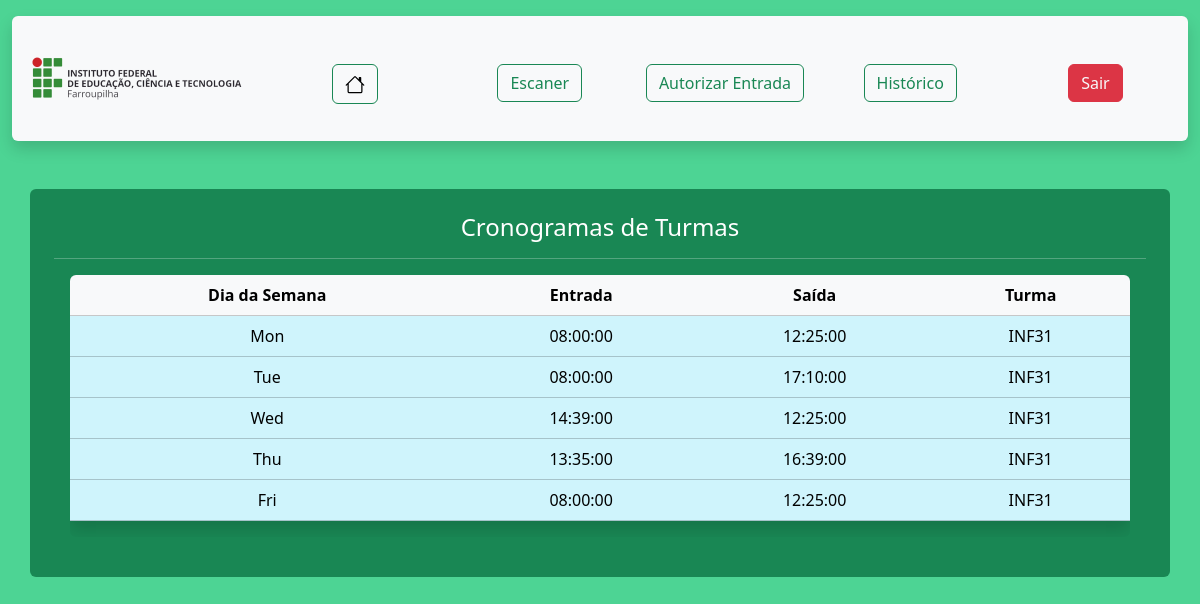
The page /Operador/visualizar_cronograma.php (signed in) on the database as committed earlier.
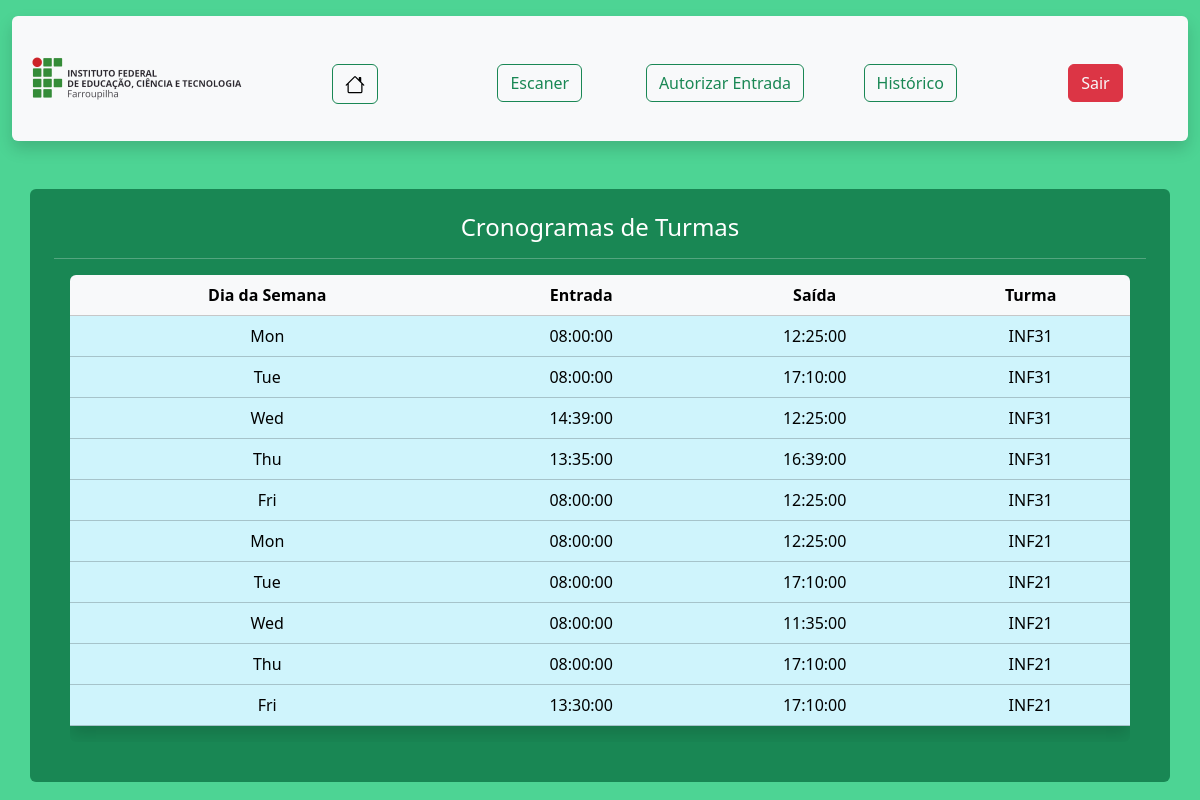
The same page on the database as committed later.
### tables this page shows
CREATE TABLE IF NOT EXISTS `cronograma` (
  `ID_cronos` int NOT NULL AUTO_INCREMENT,
  `dia_semana` char(3) NOT NULL,
  `hr_entrada` time NOT NULL,
  `hr_saida` time NOT NULL,
  `ID_turma` int NOT NULL,
  PRIMARY KEY (`ID_cronos`),
  KEY `ID_turma` (`ID_turma`) USING BTREE
);

CREATE TABLE IF NOT EXISTS `turma` (
  `ID_turma` int NOT NULL AUTO_INCREMENT,
  `nome_turma` char(6) NOT NULL,
  PRIMARY KEY (`ID_turma`)
);

### Operador/visualizar_cronograma.php (the view, shortened to what this page needs)
<!DOCTYPE html>
<html lang="pt-BR">
<HEAD>
    <link href="https://cdn.jsdelivr.net/npm/bootstrap@5.3.1/dist/css/bootstrap.min.css" rel="stylesheet">
</HEAD>
<BODY class="container-xxl" style="background-color: #4dd494 ;">
    <nav class="rounded shadow bg-light mt-3">
        <ul class="nav nav-pills nav-justified">
            <li class="nav-item"><img src="../logo.png" style="width:250px;" alt="logo"></img></li>
            <li class="nav-item mt-5"><button type="button" class="btn btn-outline-success"><a href="../operador.php" class="text-decoration-none text-black" aria-current="page">
            </a></button></li>
            <li class="nav-item mt-5"><a href="../QRcode/index.php" class="text-decoration-none btn btn-outline-success">Escaner</a></li>
            <li class="nav-item mt-5"><a href="../buscar_aluno.php" class="text-decoration-none btn btn-outline-success">Autorizar Entrada</a></li>
            <li class="nav-item mt-5"><a href="../historico.php" class="text-decoration-none btn btn-outline-success">Histórico</a></li>
            <li class="nav-item mt-5"><button type="button" class="btn btn-danger"><a href="../Login/sair.php" class="text-decoration-none text-light">Sair</a></button></li>
        </ul>
    </nav>
    <div class="container-sm mt-5 rounded p-4 text-bg-success text-center">
        <h4>Cronogramas de Turmas</h4>
        <hr>
        <?php
        include("../config.php");
        $sql = "SELECT * FROM cronograma AS cronos INNER JOIN turma AS tur
        ON cronos.ID_turma = tur.ID_turma ORDER BY ID_cronos ASC";
        $result = $connect->query($sql);
        $qtLinhas = $result->num_rows;
        if ($qtLinhas > 0) {
            print "<div class='rounded table-responsive text-center m-3'>";
            print "<table class='table table-info table-hover shadow'>";
            print "<thead class='table-light'>";
            print "<tr>";
            print "<th> Dia da Semana</td>";
            print "<th> Entrada </th>";
            print "<th> Saída </th>";
            print "<th> Turma </td>";
            print "</tr>";
            print "</thead>";
            while ($row = $result->fetch_object()) {
                print "<tbody>";
                print "<tr>";
                print "<td>" . $row->dia_semana . "</td>";
                print "<td>" . $row->hr_entrada . "</td>";
                print "<td>" . $row->hr_saida . "</td>";
                print "<td>" . $row->nome_turma . "</td>";
                print "</tr>";
                print "</tbody>";
            }
            print "</table>";
            print "</div>";
        } else {
            print "<p class='alert alert-danger'>Não Foram Encontrados Resultados!</p>";
        }
        ?>
    </div>
</BODY>

Rows that differ between the two databases and show on the page:
added cronograma: dia_semana "Mon", hr_entrada "08:00:00", hr_saida "12:25:00", ID_turma.nome_turma "INF21"
added cronograma: dia_semana "Tue", hr_entrada "08:00:00", hr_saida "17:10:00", ID_turma.nome_turma "INF21"
added cronograma: dia_semana "Wed", hr_entrada "08:00:00", hr_saida "11:35:00", ID_turma.nome_turma "INF21"
added cronograma: dia_semana "Thu", hr_entrada "08:00:00", hr_saida "17:10:00", ID_turma.nome_turma "INF21"
added cronograma: dia_semana "Fri", hr_entrada "13:30:00", hr_saida "17:10:00", ID_turma.nome_turma "INF21"
